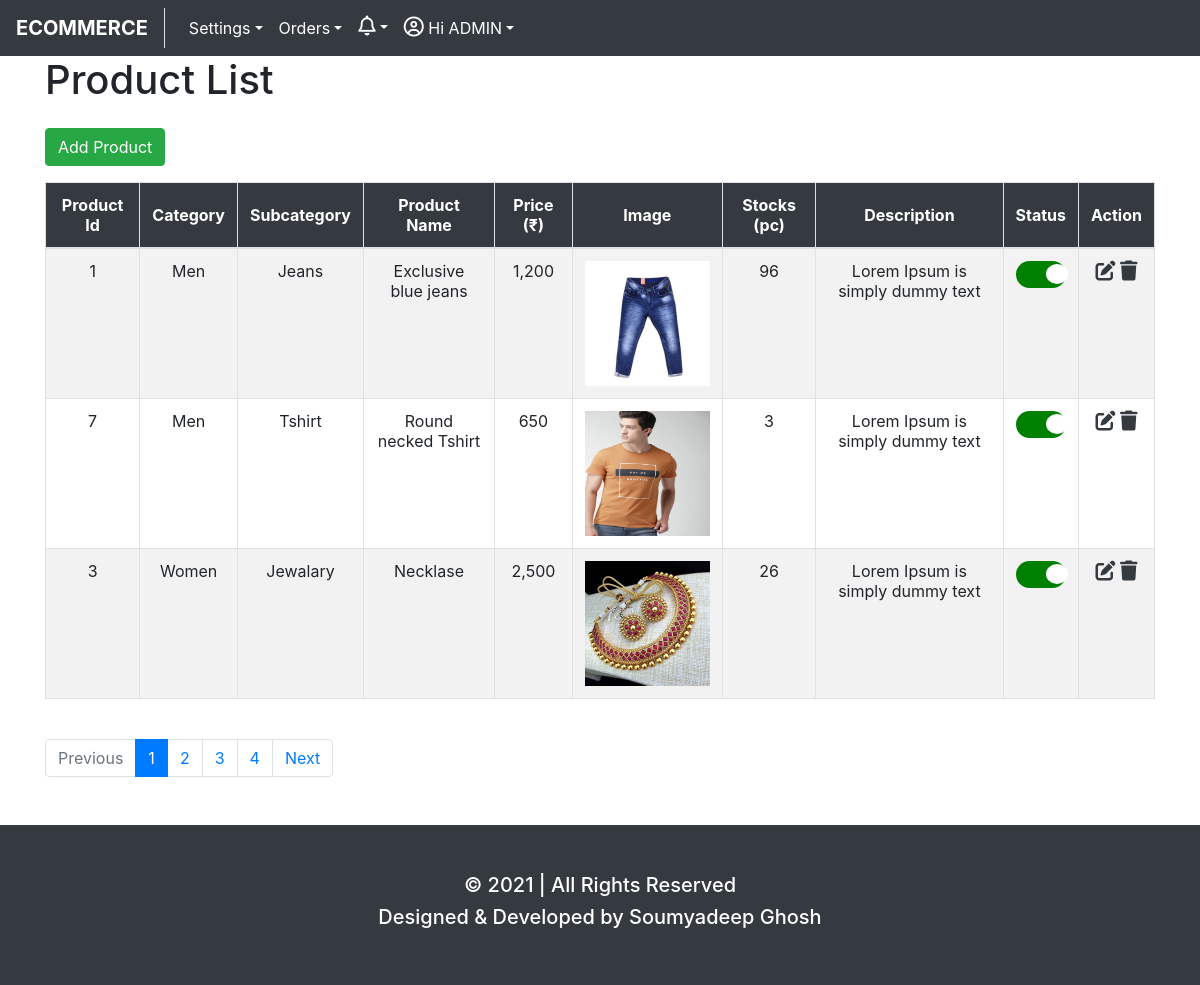
Page /productlist.php (signed in) on the earlier database version.
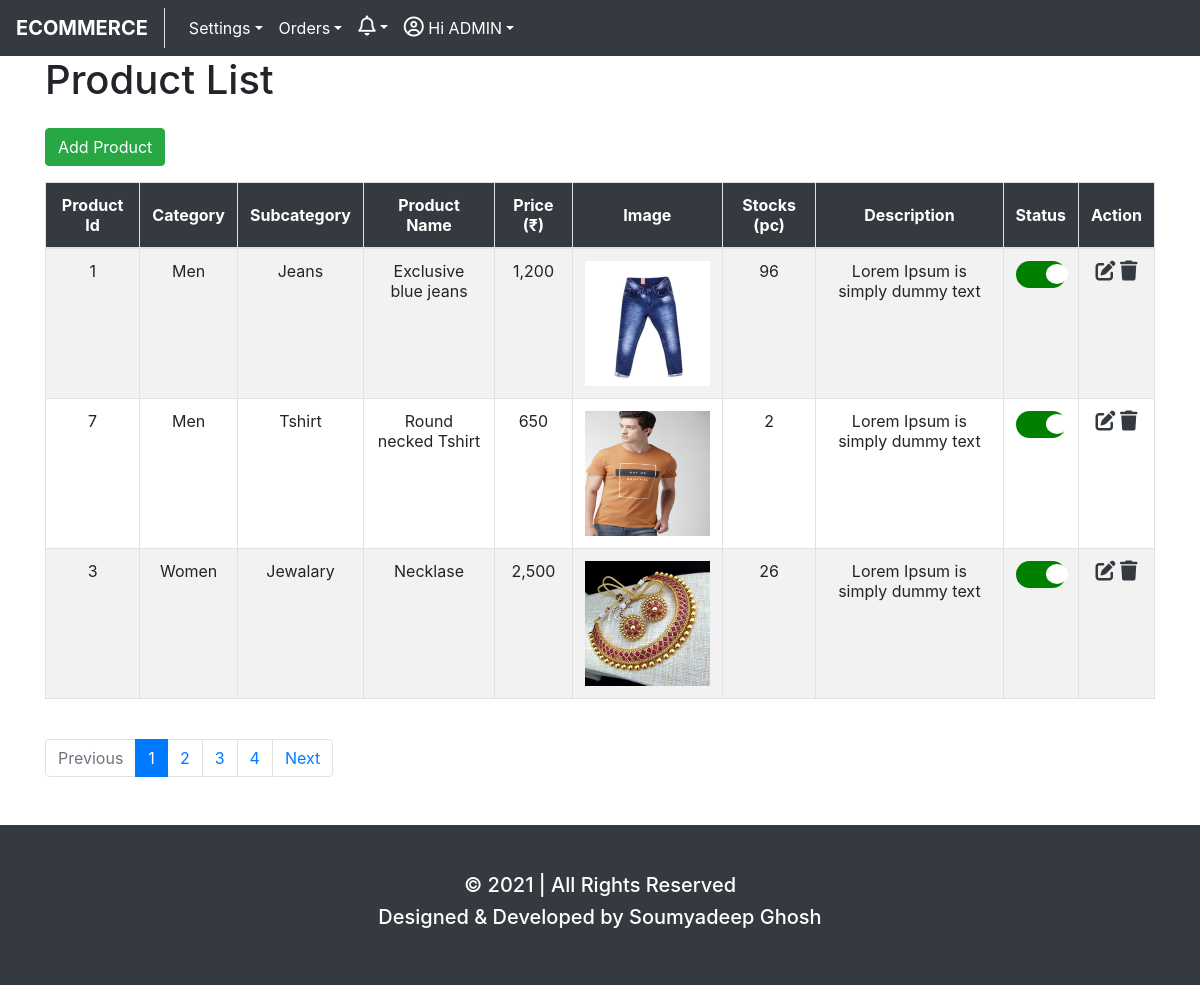
Same page on the later database version.
### tables this page shows
CREATE TABLE `product` (
  `id` int(11) NOT NULL,
  `cat_id` int(11) NOT NULL,
  `subcat_id` int(11) NOT NULL,
  `name` varchar(255) NOT NULL,
  `price` varchar(255) NOT NULL,
  `image` varchar(255) NOT NULL,
  `stocks` int(255) NOT NULL,
  `description` text NOT NULL,
  `status` tinyint(1) NOT NULL DEFAULT 0 COMMENT '0=inactive\r\n1=active'
);

CREATE TABLE `category` (
  `id` int(11) NOT NULL,
  `name` varchar(255) NOT NULL,
  `status` tinyint(1) NOT NULL DEFAULT 0 COMMENT '0=inactive 1=active'
);

CREATE TABLE `subcategory` (
  `id` int(11) NOT NULL,
  `cat_id` int(11) NOT NULL,
  `name` varchar(255) NOT NULL,
  `status` tinyint(1) NOT NULL DEFAULT 0 COMMENT '0=inactive 1=active'
);

### productlist.php (the view, shortened to what this page needs)
<?php
    include "config.php";
    $page = isset($_GET['page']) ? mysqli_real_escape_string($link,$_GET['page']) : 1;
    $limit = 3;
    $offset = ($page - 1) * $limit;
    $sql = "SELECT product.id as product_id,category.name as category,subcategory.name as subcategory,product.name as product_name,price,image,stocks,description,product.status as status FROM product INNER JOIN category ON product.cat_id = category.id INNER JOIN subcategory ON product.subcat_id = subcategory.id LIMIT $limit OFFSET $offset";
    $query = mysqli_query($link,$sql);
    $total_page = isset($total_page) ? $total_page : 0;
?>
<head>
    <?php include 'layouts/head.php' ?>
</head>
<body>
    <?php include 'layouts/header.php' ?>
    <div class="container">
        <?php if($_SESSION['type'] == 1){ ?>
            <h1>Product List</h1>
            <a href="addproduct.php" class="btn btn-success mt-3 mb-3">Add Product</a>
            <table class="table table-bordered table-striped table-hover">
            <thead class="bg-dark text-center text-white">
                <tr>
                    <th class="align-middle">Product Id</th>
                    <th class="align-middle">Category</th>
                    <th class="align-middle">Subcategory</th>
                    <th class="align-middle">Product Name</th>
                    <th class="align-middle">Price (&#8377)</th>
                    <th class="align-middle">Image</th>
                    <th class="align-middle">Stocks (pc)</th>
                    <th class="align-middle">Description</th>
                    <th class="align-middle">Status</th>
                    <th class="align-middle">Action</th>
                </tr>
            </thead>
            <tbody class="text-center">
                <?php if(mysqli_num_rows($query) == 0){ ?>
                    <tr><td colspan="10" class="text-center">No record found</td></tr>
                <?php }else{ ?>
                    <?php
                        $psql = "SELECT * FROM product";
                        $pquery = mysqli_query($link,$psql);
                        $total_record = mysqli_num_rows($pquery);
                        $total_page = ceil($total_record / $limit);
                        while($product = mysqli_fetch_assoc($query)){
                    ?>
                    <tr>
                        <td><?= $product['product_id'] ?></td>
                        <td><?= $product['category'] ?></td>
                        <td><?= $product['subcategory'] ?></td>
                        <td><?= $product['product_name'] ?></td>
                        <td><?= number_format($product['price']) ?></td>
                        <td>
                            <img src="assets/images/products/<?= $product['image'] ?>" width="125" height="125">
                        </td>
                        <td><?= $product['stocks'] ?>
                        <?php
                            $count = str_word_count($product['description']);
                            $desc = array_slice(explode(' ',$product['description']),0,10);
                            $desc = implode(' ',$desc);
                        ?>
                        <td><?= $desc ?> <?= $count >= 10 ? '<a href="#">...see more</a>' : '' ?></td>
                        <td>
                            <label class="switch">
                                <span class="slider round"></span>
                            </label>
                        </td>
                        <td>
                            <a href="update.php?id=<?= $product['product_id'] ?>" class="text-dark"><i class='fas fa-edit'></i></a>
                            <a href="delete.php?id=<?= $product['product_id'] ?>" class="text-dark"><i class='fas fa-trash'></i></a>
                        </td>
                    </tr>
                    <?php } ?>
                <?php } ?>
            </tbody>
            </table>
            <br>
            <ul class="pagination">
                <li class="page-item <?= ($page > 1) ? '' : 'disabled' ?>"><a class="page-link" href="productlist.php?page=<?= $page-1 ?>">Previous</a></li>
            <?php for($i=1;$i<=$total_page;$i++){ ?>
                <li class="page-item <?= ($page == $i) ? 'active' : '' ?>"><a class="page-link" href="productlist.php?page=<?= $i ?>"><?php echo $i ?></a></li>
            <?php } ?>
                <li class="page-item <?= ($total_page > $page) ? '' : 'disabled' ?>"><a class="page-link" href="productlist.php?page=<?= $page+1 ?>">Next</a></li>
            </ul>
        <?php }else{ echo '<script>window.location.href="index.php"</script>'; } ?>
    </div>
    <?php include 'layouts/footer.php' ?>
</body>

Differences in the rows shown:
changed product "Round necked Tshirt": stocks "3" → "2"
